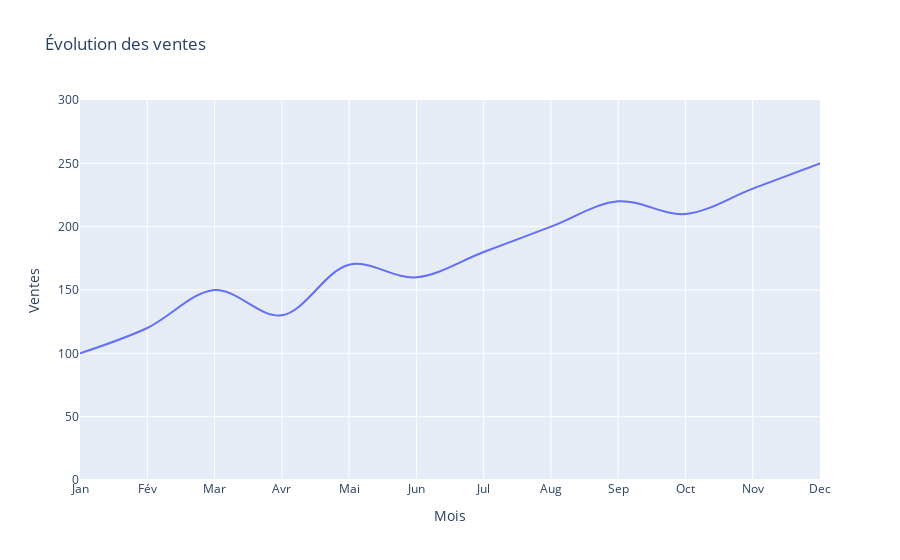

Notebook cell for this chart:
### Code cell
import plotly.express as px

# Exemple de données
data = {
    "Mois": ["Jan", "Fév", "Mar", "Avr", "Mai",'June','July','Aug','Sep','Oct','Nov','Dec'],
    "Ventes": [100, 120, 150, 130, 170, 160, 180, 200, 220, 210, 230, 250]
}


data = {
    "Mois": ["Jan", "Fév", "Mar", "Avr", "Mai", "Jun", "Jul", "Aug", "Sep", "Oct", "Nov", "Dec"],
    "Ventes": [100, 120, 150, 130, 170, 160, 180, 200, 220, 210, 230, 250],
    "Categorie": ["Produit A", "Produit B", "Produit A", "Produit B", 
                  "Produit A", "Produit B", "Produit A", "Produit B", 
                  "Produit A", "Produit B", "Produit A", "Produit B"]
}



fig = px.line(
    data, 
    x="Mois", 
    y="Ventes", 
    title="Évolution des ventes",
    line_shape='spline',
    #animation_frame = 'Mois',
    range_y=[0, 300],
    template='plotly',

    )

fig.show(config={"staticPlot": True})

### Figure 1 — Plotly figure (JSON) as saved in the notebook; plotly's stock layout.template omitted (floating-point values rounded to 4 significant figures)
{"data": [{"hovertemplate": "Mois=%{x}<br>Ventes=%{y}<extra></extra>", "legendgroup": "", "line": {"color": "#636efa", "dash": "solid", "shape": "spline"}, "marker": {"symbol": "circle"}, "mode": "lines", "name": "", "orientation": "v", "showlegend": false, "type": "scatter", "x": ["Jan", "Fév", "Mar", "Avr", "Mai", "Jun", "Jul", "Aug", "Sep", "Oct", "Nov", "Dec"], "xaxis": "x", "y": [100, 120, 150, 130, 170, 160, 180, 200, 220, 210, 230, 250], "yaxis": "y"}], "layout": {"legend": {"tracegroupgap": 0}, "title": {"text": "Évolution des ventes"}, "xaxis": {"anchor": "y", "domain": [0, 1], "title": {"text": "Mois"}}, "yaxis": {"anchor": "x", "domain": [0, 1], "range": [0, 300], "title": {"text": "Ventes"}}}}
